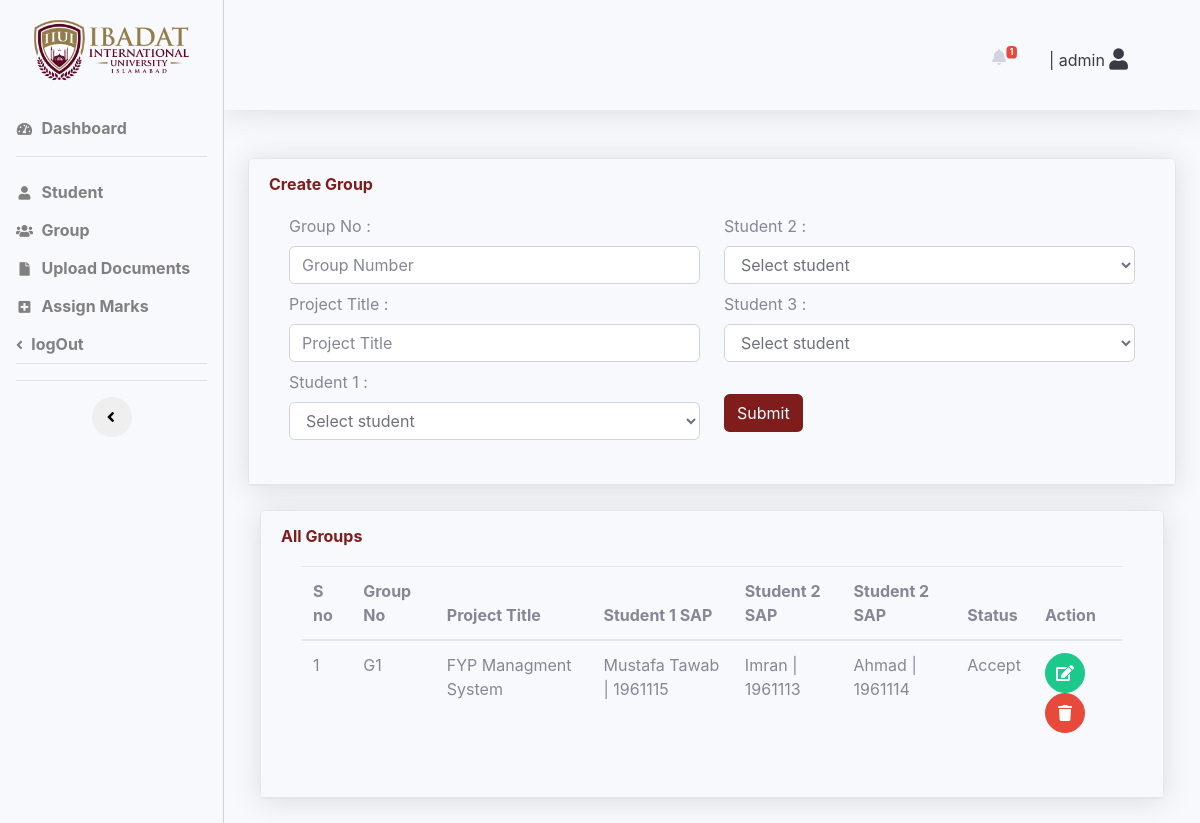
Screenshot of /supervisor/group.php (signed in) with the database file from the repository.
### tables this page shows
CREATE TABLE `group_enrollment_tbl` (
  `group_enrollment_id` int(11) NOT NULL AUTO_INCREMENT,
  `faculty_id` int(11) DEFAULT NULL,
  `group_no` varchar(50) DEFAULT NULL,
  `project_title` varchar(50) DEFAULT NULL,
  `std_a` varchar(250) DEFAULT NULL,
  `std_b` varchar(250) DEFAULT NULL,
  `std_c` varchar(250) DEFAULT NULL,
  `status` char(3) DEFAULT '0',
  PRIMARY KEY (`group_enrollment_id`),
  KEY `supervisor_id` (`faculty_id`),
  KEY `std_id` (`std_a`),
  CONSTRAINT `group_enrollment_tbl_ibfk_1` FOREIGN KEY (`faculty_id`) REFERENCES `faculty_tbl` (`faculty_id`) ON DELETE CASCADE ON UPDATE CASCADE
);

CREATE TABLE `student_tbl` (
  `std_id` int(11) NOT NULL AUTO_INCREMENT,
  `name` varchar(50) DEFAULT NULL,
  `sap_id` varchar(20) DEFAULT NULL,
  `dept` varchar(50) DEFAULT NULL,
  `faculty_id` int(11) DEFAULT NULL,
  `contact` varchar(14) DEFAULT NULL,
  PRIMARY KEY (`std_id`),
  KEY `supervisor_id` (`faculty_id`),
  CONSTRAINT `student_tbl_ibfk_2` FOREIGN KEY (`faculty_id`) REFERENCES `faculty_tbl` (`faculty_id`) ON DELETE CASCADE ON UPDATE CASCADE
);

### supervisor/group.php (the view, shortened to what this page needs)
<?php
include('include/header.php');
include('include/navbar.php');
 $f_id =  $_SESSION['id'];
?>
 <div class="container-fluid">
     <div class="row">
        <div class="col-xl-12">
        <div class="card shadow mb-4">
                 <div class="card-header py-3">
                     <h6 class="m-0 font-weight-bold" style="color: rgb(127, 29 ,29)">Create Group</h6>
                     <div class="card-body">
                        <div class="row">
                         <div class="col-xl-6">
                             <form method="post" action="group.php">
                             <label for="name" class="">Group No :</label>
                            <input type="text" name="group_no" placeholder="Group Number" class="form-control mb-2" />
                            <label for="name" class="">Project Title  :</label>
                            <input type="text" name="project_title" placeholder="Project Title" class="form-control mb-2" />
                            <label for="name" class="">Student 1 :</label>
                            <select name="std_a" id="" required class="form-control mb-2" >
                                <option value="select_department">Select student</option>
                            </select>
                                    </div>
                                    <div class="col-xl-6">
                            <label for="name" class="">Student 2 :</label>
                            <select name="std_b" id="" required class="form-control mb-2" >
                                <option value="select_department">Select student</option>
                            </select>
                            <label for="name" class="">Student 3 :</label>
                            <select name="std_c" id="" required class="form-control mb-2" >
                                <option value="select_department">Select student</option>
                            </select>
                                 <button class="btn btn mt-4"style="color:white;background: rgb(127, 29 ,29)" name="group_btn">
                                     Submit
                                 </button>
                             </div>
                             </div>
                         </div>
                     </div>
                 </div>
             </div>
        </div>
         <div class="col-xl-12">
             <div class="card shadow mb-4">
                 <div class="card-header py-3">
                     <h6 class="m-0 font-weight-bold" style="color: rgb(127, 29 ,29)">All Groups</h6>
                     <div class="card-body">
                         <div class="table-responsive">
                             <table class="table " id="dataTable" width="100%" cellspacing="0">
                                 <thead>
                                     <tr>
                                         <th>S no</th>
                                         <th>Group No</th>
                                         <th>Project Title</th>
                                         <th>Student 1 SAP</th>
                                         <th>Student 2 SAP</th>
                                         <th>Student 2 SAP</th>
                                         <th>Status</th>
                                         <th>Action</th>
                                     </tr>
                                 </thead>
                                 <tbody>
                                                                <?php
                                $sno = 1;
                                $query = "SELECT * from group_enrollment_tbl where faculty_id='$f_id'";
                                $run = mysqli_query($conn, $query);
                                while ($group_data = mysqli_fetch_array($run)) {
                                ?>
                                     <tr>
                                         <td><?php echo $sno++; ?></td>
                                         <td><?php echo $group_data['2'] ?></td>
                                         <td> <?php echo $group_data['3'] ?></td>
                                         <td><?php $stda= $group_data['4'];
                                         $a = mysqli_query($conn,"SELECT * FROM student_tbl where std_id='$stda'");
                                         $d=mysqli_fetch_array($a);
                                         ?><?php  echo  $d['name']?> | <?php echo  $d['sap_id']; ?></td>
                                         <td> <?php $stdb = $group_data['5'];
                                         $ok = mysqli_query($conn,"SELECT * FROM student_tbl where std_id='$stdb'");
                                         $d=mysqli_fetch_array($ok);
                                         ?><?php  echo  $d['name']?> | <?php echo  $d['sap_id']; ?></td>
                                         <td><?php  $stdc = $group_data['6'];
                                         $ok = mysqli_query($conn,"SELECT * FROM student_tbl where std_id='$stdc'");
                                         $d=mysqli_fetch_array($ok);
                                        ?><?php  echo  $d['name']?> | <?php echo  $d['sap_id'];
                                          ?></td>
                                         <td> <?php $status = $group_data['7'];
                                         if($status==1){
                                            echo "Accept";
                                         }
                                         ?></td>
                                         <td><button class="btn btn-success btn-circle" data-toggle="modal" type="button"
					                       data-target="#update_modal<?php echo $group_data['0']?>">
                                           <span class="glyphicon glyphicon-edit"></span> <i class='fa fa-edit'></i></button>
                                             <a href="group.php?del_id=<?php echo $group_data['0']  ?>" class="btn btn-danger btn-circle "><i
                                                     class="fa fa-trash"></i></a>
                                         </td>
                                     </tr>
                                </div>
                                     <?php
                                         }
                                        ?>
                         </div>
                     </div>
                 </div>
             </div>
         </div>
     </div>
 </div>
 <?php
include('include/footer.php');
?>

### rows the page displays
group_enrollment_tbl: group_no "G1", project_title "FYP Managment System", student_tbl.name "Mustafa Tawab", student_tbl.sap_id "1961115", student_tbl.name "Imran", student_tbl.sap_id "1961113", student_tbl.name "Ahmad", student_tbl.sap_id "1961114", status "Accept"

### other values shown
$num "1"
$_SESSION['name'] "admin"
